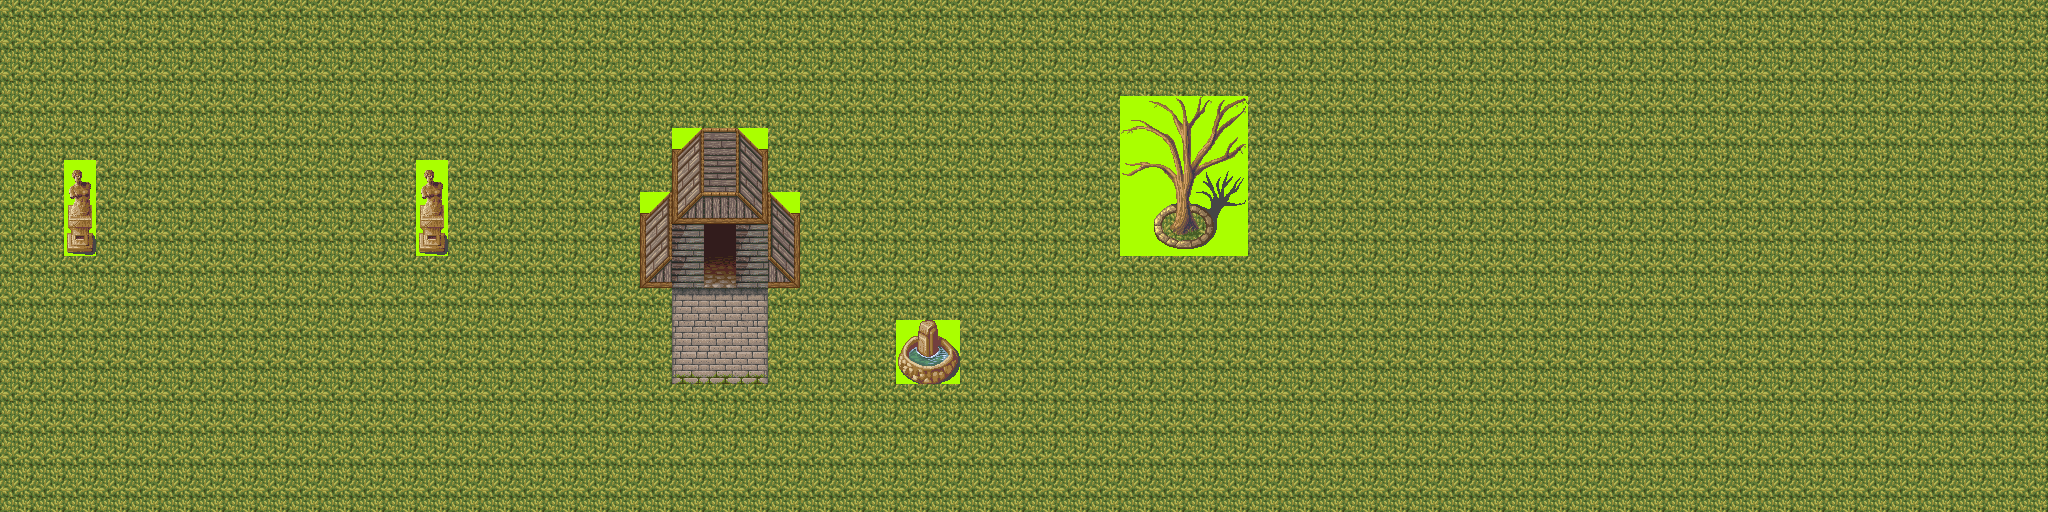

This is a level from a 2D game, rendered from its Tiled map with the project's own tilesets. A one-line summary and the map file follow, with tile-layer data summarised:
An orthogonal 64x16 tile map with 32x32 px tiles, 1 tile layer (Tile Layer 1).

<map version="1.0" orientation="orthogonal" width="64" height="16" tilewidth="32" tileheight="32" backgroundcolor="#aaff00">
 <tileset firstgid="1" name="magecity" tilewidth="32" tileheight="32">
  <image source="magecity.png" width="256" height="1450" />
 </tileset>
 <layer name="Tile Layer 1" width="64" height="16">
  <data>[1024 cells, 1024 non-empty, 49 distinct tile ids]</data>
 </layer>
</map>
